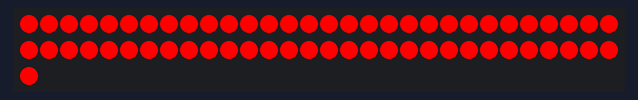
Simulated run of this sketch. Board: ESP32. On the bench: 61 RGB LEDs in strip order, left to right, continuing on the next row. What the sketch prints to the serial monitor is not drawn.

Above: at 1.1 s.
At 2.1 s:
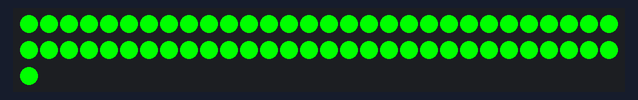
At 3.1 s:
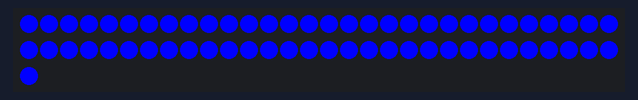
At 4.1 s:
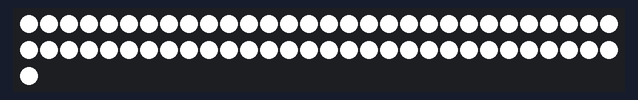
At 5.1 s:
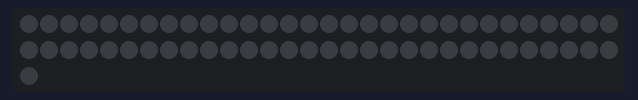

The sketch:

LightOTest.ino
```cpp
// Import required libraries
#include "math.h"
#include <NeoPixelBus.h> // LED control

// LED Definitions //////////////////////////////////////////////////////////////////////////
#define NUM_LEDS 61
#define DATA_PIN 32

#define brightnessDefault 255

// four element pixels, RGBW
NeoPixelBus<NeoGrbwFeature, Neo800KbpsMethod> strip(NUM_LEDS, DATA_PIN);


// Set color of all pixels
void colorAll(RgbwColor color) {
  for (uint16_t i = 0; i < strip.PixelCount(); i++) {
    strip.SetPixelColor(i, color);
  }
  strip.Show();
}


void setup() {
  // Serial port for debugging purposes
  Serial.begin(115200);

  Serial.println();
  Serial.println("Initializing...");
  Serial.flush();

  // Set LED output
  pinMode(DATA_PIN, OUTPUT);

  // LED stuff ////////////////////////////////////////////////////////////////////////////////
  Serial.println("Setting up LEDs...");
  // Reset all the pixels to the off state
  strip.Begin();
  strip.Show();
}


void loop() {
  delay(1000);
  RgbwColor colorR = RgbwColor(brightnessDefault, 0, 0, 0);
  colorAll(colorR);
  delay(1000);
  RgbwColor colorG = RgbwColor(0, brightnessDefault, 0, 0);
  colorAll(colorG);
  delay(1000);
  RgbwColor colorB = RgbwColor(0, 0, brightnessDefault, 0);
  colorAll(colorB);
  delay(1000);
  RgbwColor colorW = RgbwColor(0, 0, 0, brightnessDefault);
  colorAll(colorW);
  delay(1000);
  RgbwColor color0 = RgbwColor(0, 0, 0, 0);
  colorAll(color0);
}
```

Measured:
- by itself, everything shown: repeats every 5.0 s, in 5 steps
- what the display in image 0 shows lasts 1.0 s, from 1.0 s to 2.0 s
